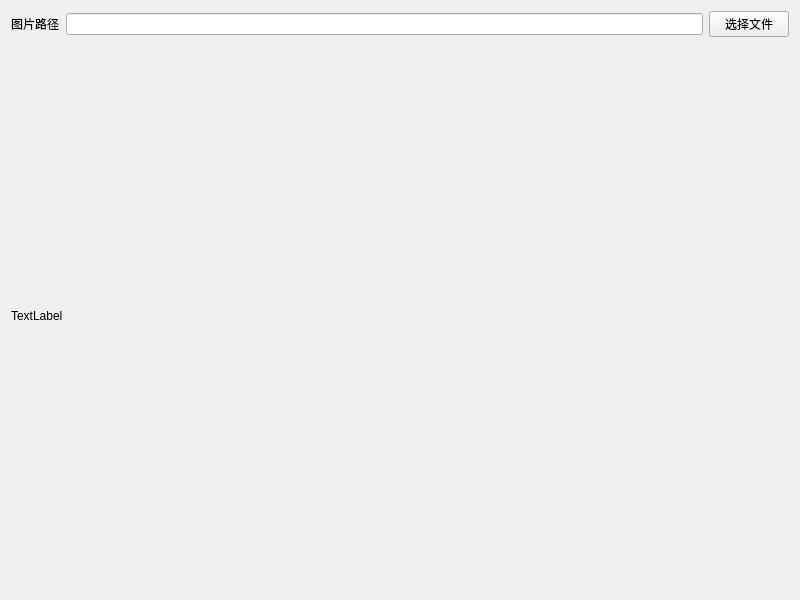
<?xml version="1.0" encoding="UTF-8"?>
<ui version="4.0">
 <class>Widget</class>
 <widget class="QWidget" name="Widget">
  <property name="geometry">
   <rect>
    <x>0</x>
    <y>0</y>
    <width>800</width>
    <height>600</height>
   </rect>
  </property>
  <property name="windowTitle">
   <string>Widget</string>
  </property>
  <layout class="QVBoxLayout" name="verticalLayout" stretch="1,10">
   <item>
    <layout class="QHBoxLayout" name="horizontalLayout">
     <item>
      <widget class="QLabel" name="label">
       <property name="text">
        <string>图片路径</string>
       </property>
      </widget>
     </item>
     <item>
      <widget class="QLineEdit" name="lineEdit_path"/>
     </item>
     <item>
      <widget class="QPushButton" name="Btnpush">
       <property name="text">
        <string>选择文件</string>
       </property>
      </widget>
     </item>
    </layout>
   </item>
   <item>
    <widget class="QLabel" name="label_image">
     <property name="text">
      <string>TextLabel</string>
     </property>
    </widget>
   </item>
  </layout>
 </widget>
 <resources/>
 <connections/>
</ui>
